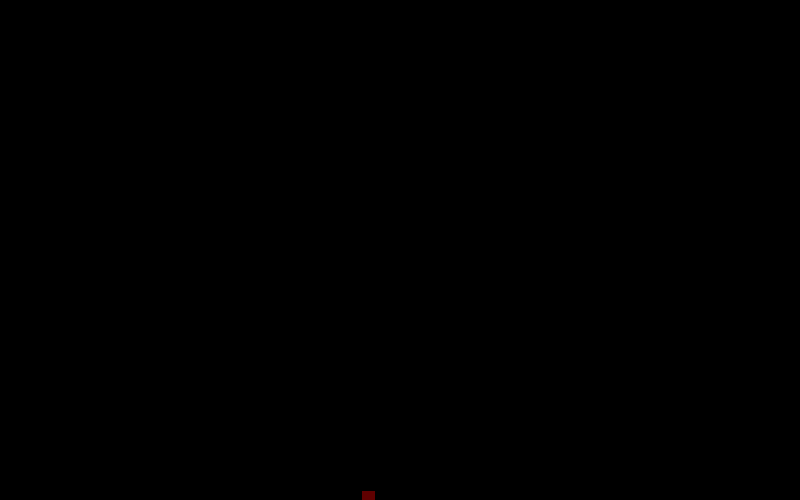
Frame 1 (no input)
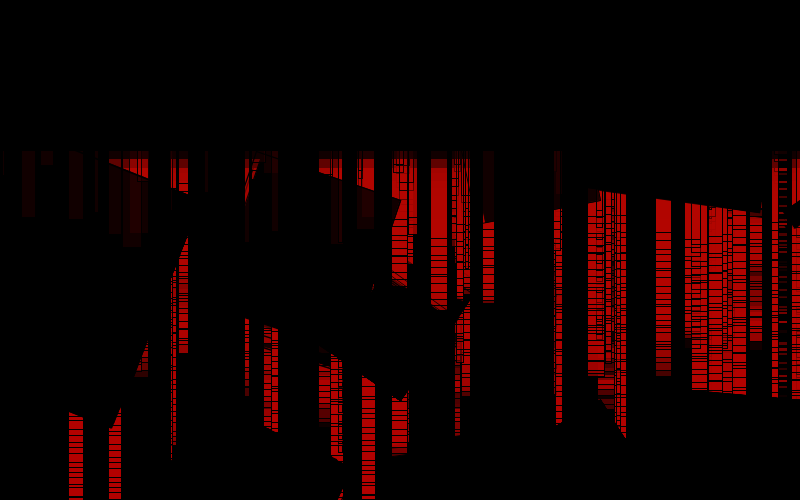
Frame 60 (the mouse pressed at the canvas centre just before this capture)
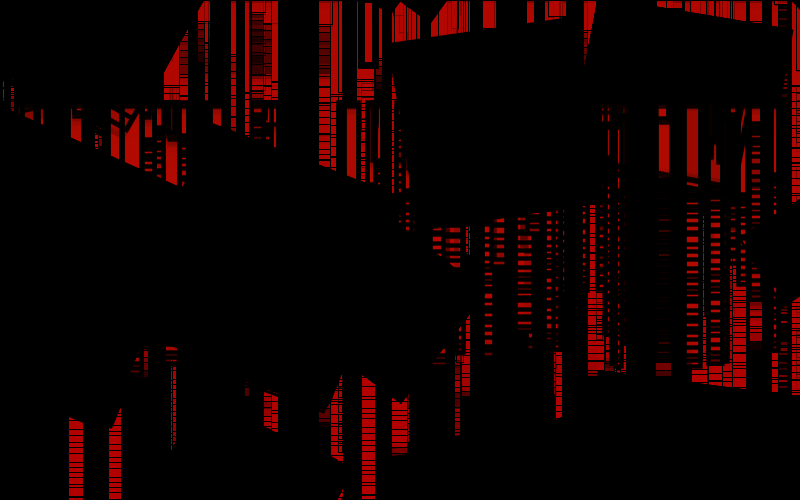
Frame 120 (the mouse held since frame 60 and released just before this capture)

The Processing sketch that drew these frames (run headless with seeded random() and noise(); from frame 60 on, the mouse is pressed at the canvas centre):

// Processing sketch: processing_172251
// ── processing_172251.pde

float xpos = random(0, width);
float ypos = random(0, height);
Block1[][] fullboard = new Block1[100][100];
float y, x;
void setup() {
 size(800, 500);
  background(0);
  buildings = new ArrayList();
  colorMode(HSB, 360, 100, 100, 255);
  for (int i = 0; i < height/100; i++) {
    for (int j = 0; j <  width/100; j++) {
      fullboard[i][j] = new Block1(false);
    }
  }
  
}
 
void draw() {
  
    fill(frameCount*.03%360, 100, 70, random(0, 210));
  if (height-yposBuilding < 0) {
   translate(0, 0);
   for (int i = 0; i < buildings.size(); i++) {
      Block b = (Block) buildings.get(0);
      b.update();
      b.build(height - yposBuilding);
      yposBuilding -= random(1, 10);  
      buildings.remove(i);
   }
  } else {
  buildings.add(new Block());
   translate(0, 0);
   for (int i = 0; i < buildings.size(); i++) {
      Block b = (Block) buildings.get(i);
      b.build(height - yposBuilding);
   }
   yposBuilding += random(1, 10);
  }
    y = 0;
  for (int i = 0; i < height/100; i++) {
    x = 0;
    for (int j = 0; j <  width/100; j++) {
      pushMatrix();
        translate(x, y);
        fullboard[i][j].update();
        fullboard[i][j].build();
      popMatrix();
      x += 100;    
    }
    y+=100;
  }
  
}

class Block1 {
  float widthB;
  float heightB;
  boolean colorWhite = true;
  float scaleVal = .9;
  float rotateAngle = 180;
  float angle = random(0, 360);
  float opacity = random(55, 120);
  
  Block1(boolean colorWhite) {
    this.widthB = random(100, 150);
    this.colorWhite = colorWhite;
  }
  
  void update() {
    int[] op = {255, 0};
    scaleVal = scaleVal - random(-.10, .10);
    
    if (random(0, 10010)%130 == 0) {
        scaleVal = random(.6, 1.3);
    }

    opacity =op[int(random(op.length))];    

    angle = angle + random(.09);
  }
  
  void build() {
    pushMatrix();
    fill(0, opacity);
    translate(x, y);
    rotate(radians(angle));
    scale(scaleVal);
    rect(0, 0, this.widthB, this.widthB);
    popMatrix();
  }
}


ArrayList buildings;

float yposBuilding = 10;

class Block {
  float bWidth;
  float bHeight;
  float xpos = random(1, width-1);
  float spacing = random(1, 20);
  float opacity = 125;
  public Block() {
    this.bWidth = random(1, 20);
    this.bHeight = random(1, 100);
  }
  
  void update() {
    stroke(0);
    strokeWeight(random(1, 10));
  }
  
  void build(float ypos) {
    pushMatrix();
    translate(0, ypos);
    rect(xpos, 0, this.bWidth, this.bHeight);
    popMatrix();
  }
  
  void fall() {
  
  }
}
